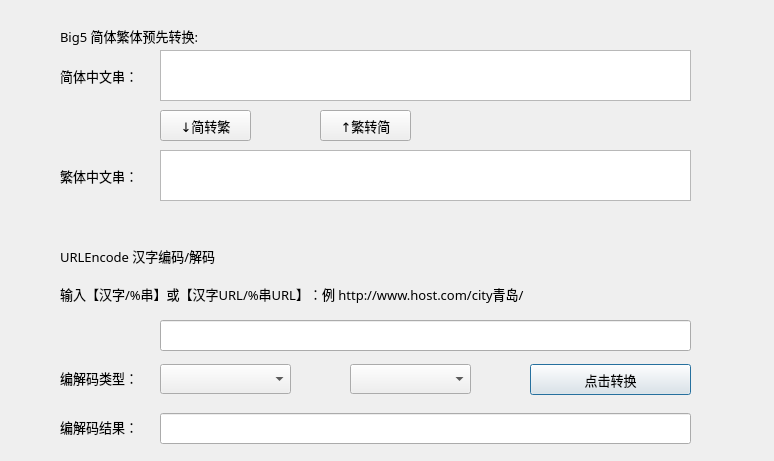
<?xml version="1.0" encoding="UTF-8"?>
<ui version="4.0">
 <class>UrlEncode</class>
 <widget class="QDialog" name="UrlEncode">
  <property name="geometry">
   <rect>
    <x>0</x>
    <y>0</y>
    <width>774</width>
    <height>461</height>
   </rect>
  </property>
  <property name="windowTitle">
   <string>Dialog</string>
  </property>
  <property name="styleSheet">
   <string notr="true">QDialog.bgw{
	border-right:1px solid rgb(170,170,170);
	background:qlineargradient(spread:reflect,
		x1:0,y1:0,x2:1,y2:0,
		stop:0 rgba(207,210,184,255),
		stop:1 rgba(198,210,100,255));
}
QPushButton:pressed {
         background-color: qlineargradient(x1: 0, y1: 0, x2: 0, y2: 1, stop: 0 #aadbfe, stop: 1 #f6f7fa);

}</string>
  </property>
  <property name="class" stdset="0">
   <string>bgw</string>
  </property>
  <widget class="QLineEdit" name="lineEdit_2">
   <property name="geometry">
    <rect>
     <x>160</x>
     <y>413</y>
     <width>531</width>
     <height>31</height>
    </rect>
   </property>
   <property name="font">
    <font>
     <family>微软雅黑</family>
     <pointsize>10</pointsize>
     <weight>50</weight>
     <bold>false</bold>
    </font>
   </property>
  </widget>
  <widget class="QLineEdit" name="lineEdit">
   <property name="geometry">
    <rect>
     <x>160</x>
     <y>320</y>
     <width>531</width>
     <height>31</height>
    </rect>
   </property>
   <property name="font">
    <font>
     <family>微软雅黑</family>
     <pointsize>10</pointsize>
     <weight>50</weight>
     <bold>false</bold>
    </font>
   </property>
   <property name="text">
    <string/>
   </property>
  </widget>
  <widget class="QComboBox" name="comboBox">
   <property name="geometry">
    <rect>
     <x>350</x>
     <y>364</y>
     <width>121</width>
     <height>30</height>
    </rect>
   </property>
   <property name="font">
    <font>
     <family>微软雅黑</family>
     <pointsize>10</pointsize>
    </font>
   </property>
  </widget>
  <widget class="QLabel" name="label">
   <property name="geometry">
    <rect>
     <x>60</x>
     <y>278</y>
     <width>611</width>
     <height>31</height>
    </rect>
   </property>
   <property name="font">
    <font>
     <family>微软雅黑</family>
     <pointsize>10</pointsize>
    </font>
   </property>
   <property name="text">
    <string>输入【汉字/%串】或【汉字URL/%串URL】：例 http://www.host.com/city青岛/</string>
   </property>
  </widget>
  <widget class="QLabel" name="label_2">
   <property name="geometry">
    <rect>
     <x>60</x>
     <y>367</y>
     <width>91</width>
     <height>21</height>
    </rect>
   </property>
   <property name="font">
    <font>
     <family>微软雅黑</family>
     <pointsize>10</pointsize>
    </font>
   </property>
   <property name="text">
    <string>编解码类型：</string>
   </property>
  </widget>
  <widget class="QPushButton" name="pushButton">
   <property name="geometry">
    <rect>
     <x>530</x>
     <y>364</y>
     <width>161</width>
     <height>31</height>
    </rect>
   </property>
   <property name="font">
    <font>
     <family>微软雅黑</family>
     <pointsize>10</pointsize>
    </font>
   </property>
   <property name="text">
    <string>点击转换</string>
   </property>
  </widget>
  <widget class="QLabel" name="label_3">
   <property name="geometry">
    <rect>
     <x>60</x>
     <y>416</y>
     <width>101</width>
     <height>21</height>
    </rect>
   </property>
   <property name="font">
    <font>
     <family>微软雅黑</family>
     <pointsize>10</pointsize>
    </font>
   </property>
   <property name="text">
    <string>编解码结果：</string>
   </property>
  </widget>
  <widget class="QLabel" name="label_5">
   <property name="geometry">
    <rect>
     <x>60</x>
     <y>240</y>
     <width>201</width>
     <height>31</height>
    </rect>
   </property>
   <property name="font">
    <font>
     <family>微软雅黑</family>
     <pointsize>10</pointsize>
    </font>
   </property>
   <property name="text">
    <string>URLEncode 汉字编码/解码</string>
   </property>
  </widget>
  <widget class="QComboBox" name="comboBox_2">
   <property name="geometry">
    <rect>
     <x>160</x>
     <y>364</y>
     <width>131</width>
     <height>30</height>
    </rect>
   </property>
   <property name="font">
    <font>
     <family>微软雅黑</family>
     <pointsize>10</pointsize>
    </font>
   </property>
  </widget>
  <widget class="QLabel" name="label_6">
   <property name="geometry">
    <rect>
     <x>60</x>
     <y>20</y>
     <width>201</width>
     <height>31</height>
    </rect>
   </property>
   <property name="font">
    <font>
     <family>微软雅黑</family>
     <pointsize>10</pointsize>
    </font>
   </property>
   <property name="text">
    <string>Big5 简体繁体预先转换:</string>
   </property>
  </widget>
  <widget class="QPushButton" name="button">
   <property name="geometry">
    <rect>
     <x>160</x>
     <y>110</y>
     <width>91</width>
     <height>31</height>
    </rect>
   </property>
   <property name="font">
    <font>
     <family>微软雅黑</family>
     <pointsize>10</pointsize>
    </font>
   </property>
   <property name="text">
    <string>↓简转繁</string>
   </property>
  </widget>
  <widget class="QLabel" name="label_7">
   <property name="geometry">
    <rect>
     <x>60</x>
     <y>160</y>
     <width>101</width>
     <height>31</height>
    </rect>
   </property>
   <property name="font">
    <font>
     <family>微软雅黑</family>
     <pointsize>10</pointsize>
    </font>
   </property>
   <property name="text">
    <string>繁体中文串：</string>
   </property>
  </widget>
  <widget class="QLabel" name="label_8">
   <property name="geometry">
    <rect>
     <x>60</x>
     <y>60</y>
     <width>101</width>
     <height>31</height>
    </rect>
   </property>
   <property name="font">
    <font>
     <family>微软雅黑</family>
     <pointsize>10</pointsize>
    </font>
   </property>
   <property name="text">
    <string>简体中文串：</string>
   </property>
  </widget>
  <widget class="QPlainTextEdit" name="edit3">
   <property name="geometry">
    <rect>
     <x>160</x>
     <y>50</y>
     <width>531</width>
     <height>51</height>
    </rect>
   </property>
   <property name="font">
    <font>
     <family>微软雅黑</family>
     <weight>50</weight>
     <bold>false</bold>
    </font>
   </property>
  </widget>
  <widget class="QPlainTextEdit" name="edit4">
   <property name="geometry">
    <rect>
     <x>160</x>
     <y>150</y>
     <width>531</width>
     <height>51</height>
    </rect>
   </property>
   <property name="font">
    <font>
     <family>微软雅黑</family>
     <weight>50</weight>
     <bold>false</bold>
    </font>
   </property>
  </widget>
  <widget class="QPushButton" name="button_2">
   <property name="geometry">
    <rect>
     <x>320</x>
     <y>110</y>
     <width>91</width>
     <height>31</height>
    </rect>
   </property>
   <property name="font">
    <font>
     <family>微软雅黑</family>
     <pointsize>10</pointsize>
    </font>
   </property>
   <property name="text">
    <string>↑繁转简</string>
   </property>
  </widget>
 </widget>
 <resources/>
 <connections/>
</ui>
